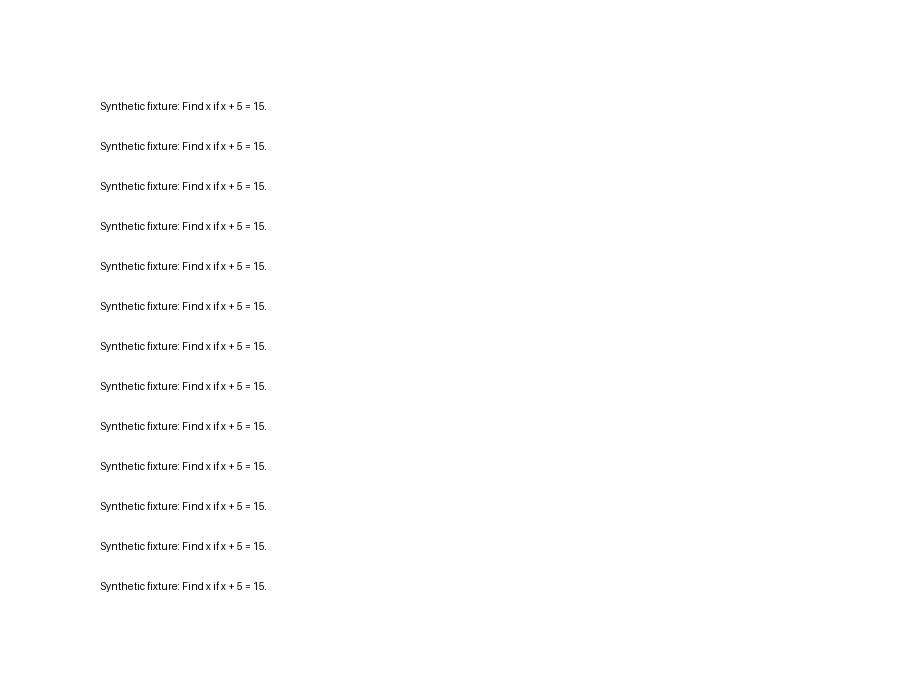
#> input picture packages/ui/gallery/photo-source-fixture.jpg, 900 x 700 px
$ python -i image.py   (imports and definitions only)   (older library calls are emulated)
#> lines starting #> are read from the running program, lines starting #| are printed output that depends on the picture; after the words box and inside, x2 and y2 are one past the last pixel; in counts of white or black regions, pixels touching at a corner belong together
"""Bounded on-device image preprocessing. Originals and OCR buffers never touch disk."""

from __future__ import annotations

import base64
import hashlib
import io
import json
import re
import warnings
from pathlib import Path
from typing import Any

import cv2
import numpy as np
from PIL import Image, ImageOps

from perception_worker.ocr import words

# [1 line not run here, left out]
CV: Any = cv2
OCR_DATA = json.loads((Path(__file__).parent / "ocr-assets.json").read_text())
#> (reads services/perception-worker/perception_worker/ocr-assets.json from the repository)
PERSON_DATA = json.loads((Path(__file__).parent / "detectors.json").read_text())
#> (reads services/perception-worker/perception_worker/detectors.json from the repository)
#> further down, picture is the input picture: shape (700, 900, 3); min 0, max 255, mean 253.2
PERSONAL = re.compile(
    r"\b(?:name\s*:|student\s*(?::|id|name|number)|school\s*(?::|id|name|number)|address\s*:|phone\s*:|email\s*:)|"
    r"\bmy (?:full )?name is\b|\bi live (?:at|on|in|near)\b|[\w.+-]+@[\w.-]+\.[A-Za-z]{2,}|(?:\+?\d[\d ()-]{7,}\d)",
    re.I,
)


class ImageRejected(ValueError):
    def __init__(self, code: str) -> None:
        self.code = code
        super().__init__(code)


# [16 lines left out: function decode, not called in this run]


def shrink(image: np.ndarray[Any, Any], long_edge: int) -> np.ndarray[Any, Any]:
#> called with long_edge = 1000
    height, width = image.shape[:2]
#> height = 700; width = 900
    ratio = min(1.0, long_edge / max(width, height))
#> ratio = 1
    return (
        image
        if ratio == 1
        else cv2.resize(
            image, (max(1, round(width * ratio)), max(1, round(height * ratio))), interpolation=cv2.INTER_AREA
        )
    )


# [62 lines left out: functions text_only_document, contains_person, ordered_quad, not called in this run]


def outline(image: np.ndarray[Any, Any]) -> list[dict[str, float]]:
    sample = shrink(image, 1000)
    gray = cv2.cvtColor(sample, cv2.COLOR_RGB2GRAY)
    edges = cv2.Canny(cv2.GaussianBlur(gray, (5, 5), 0), 30, 100)
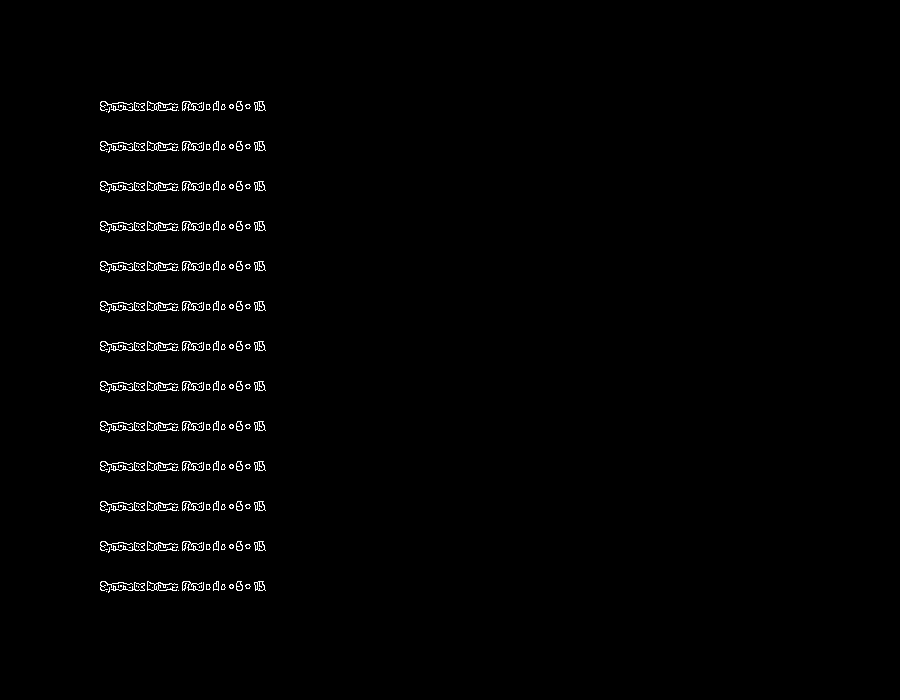
#> edges: shape (700, 900); 1.1% white in thin lines or dots, all inside (x1, y1, x2, y2) = (100, 101, 266, 593)
    contours, _ = cv2.findContours(edges, cv2.RETR_EXTERNAL, cv2.CHAIN_APPROX_SIMPLE)
#> contours = 273 contours, 195 with area under 20; largest, box (x1, y1, x2, y2) and area: (147, 581, 178, 591) 91, (147, 541, 178, 551) 91, (147, 501, 178, 511) 91, (147, 461, 178, 471) 91, (147, 421, 178, 431) 91
    height, width = sample.shape[:2]
#> height = 700; width = 900
    for contour in sorted(contours, key=cv2.contourArea, reverse=True)[:8]:
        if cv2.contourArea(contour) < height * width * 0.35:
            continue
        approx = cv2.approxPolyDP(contour, 0.02 * cv2.arcLength(contour, True), True)
        if len(approx) == 4 and cv2.isContourConvex(approx):
            return [{"x": float(x / width), "y": float(y / height)} for x, y in ordered_quad(approx.reshape(4, 2))]
#> this loop made 8 passes
    return [{"x": 0.0, "y": 0.0}, {"x": 1.0, "y": 0.0}, {"x": 1.0, "y": 1.0}, {"x": 0.0, "y": 1.0}]


# [149 lines left out: functions rectify, lines_from_words, preprocess, not called in this run]

>>> import cv2
>>> picture = cv2.cvtColor(cv2.imread('../../../packages/ui/gallery/photo-source-fixture.jpg'), cv2.COLOR_BGR2RGB)
>>> result = outline(picture)
#> result = 4 items
